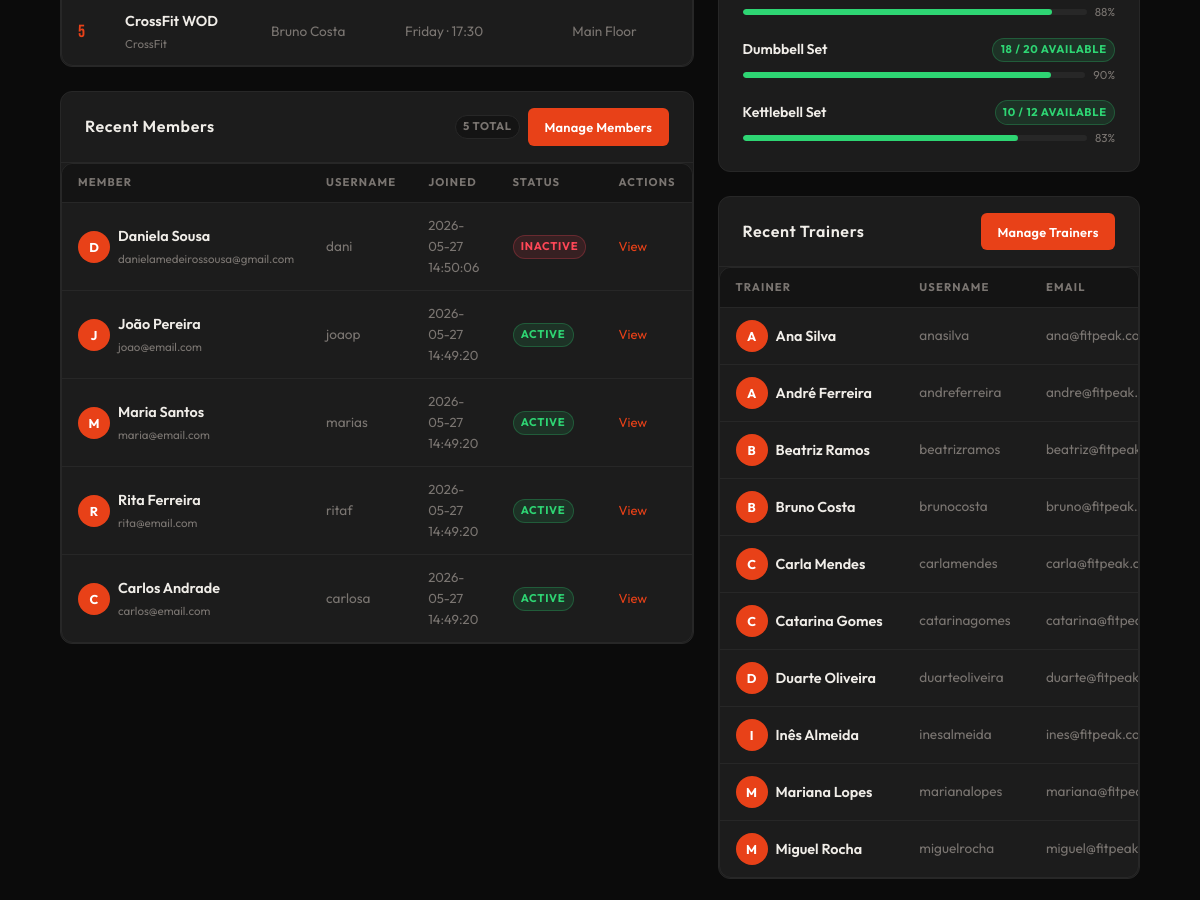
/admin/dashboard.php (signed in, middle part), run on an earlier commit of the app's database.
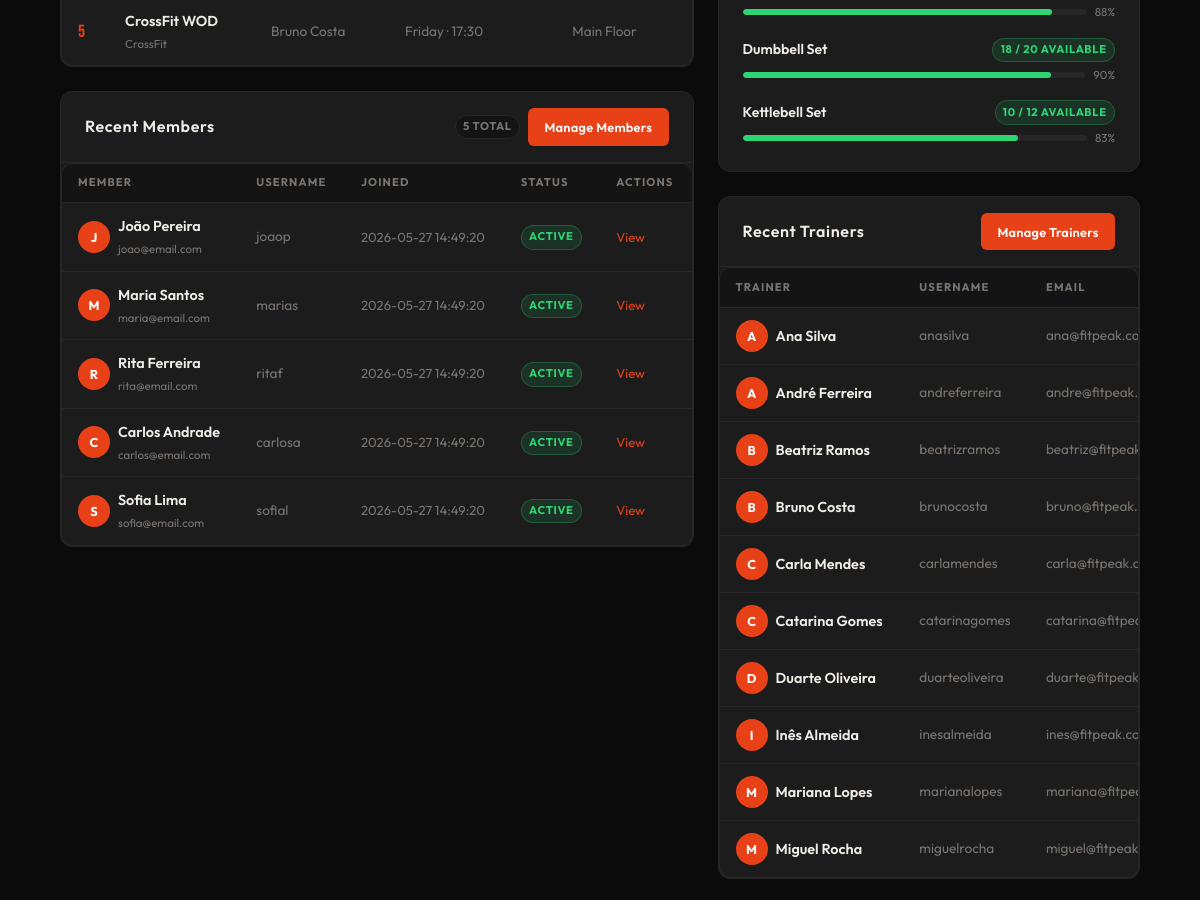
And on a later commit of the database.
### tables this page shows
CREATE TABLE class_schedules (
    id INTEGER PRIMARY KEY AUTOINCREMENT,
    class_id INTEGER NOT NULL,
    trainer_id INTEGER,
    day_of_week TEXT NOT NULL,   -- Monday, Tuesday, etc.
    start_time TEXT NOT NULL,
    location TEXT NOT NULL DEFAULT 'Studio A',
    capacity INTEGER NOT NULL DEFAULT 20,
    duration_min INTEGER NOT NULL DEFAULT 60,
    FOREIGN KEY(class_id) REFERENCES classes(id) ON DELETE CASCADE,
    FOREIGN KEY(trainer_id) REFERENCES users(id) ON DELETE SET NULL
);

CREATE TABLE users (
    id INTEGER PRIMARY KEY AUTOINCREMENT,
    name TEXT NOT NULL,
    username TEXT UNIQUE NOT NULL,
    email TEXT UNIQUE NOT NULL,
    password TEXT NOT NULL,
    role TEXT NOT NULL DEFAULT 'member' CHECK(role IN ('member','trainer','admin')),
    is_admin INTEGER NOT NULL DEFAULT 0,
    photo TEXT DEFAULT NULL,
    active INTEGER NOT NULL DEFAULT 1,
    created_at DATETIME DEFAULT CURRENT_TIMESTAMP
);

CREATE TABLE equipment (
    id INTEGER PRIMARY KEY AUTOINCREMENT,
    name TEXT NOT NULL,
    category_id INTEGER NOT NULL,
    quantity INTEGER NOT NULL DEFAULT 1,
    available INTEGER NOT NULL DEFAULT 1,
    status TEXT NOT NULL DEFAULT 'available' CHECK(status IN ('available','maintenance','unavailable')),
    notes TEXT,
    updated_at DATETIME DEFAULT CURRENT_TIMESTAMP,
    FOREIGN KEY(category_id) REFERENCES equipment_categories(id)
);

### db/admin.php (called while the page is built, shortened)
<?php
function getAdminStats($pdo) {
    $stmt = $pdo->prepare("SELECT COUNT(*) FROM users WHERE role = 'member' AND active = 1");
    $stmt->execute();
    $members = $stmt->fetchColumn();
    $stmt = $pdo->prepare("SELECT COUNT(*) FROM users WHERE role = 'trainer' AND active = 1");
    $stmt->execute();
    $trainers = $stmt->fetchColumn();
    $stmt = $pdo->prepare("SELECT COUNT(DISTINCT cs.id) FROM class_schedules cs JOIN classes c ON cs.class_id = c.id WHERE c.active = 1");
    $stmt->execute();
    $classes = $stmt->fetchColumn();
    $stmt = $pdo->prepare("SELECT COUNT(*) FROM equipment WHERE status IN ('maintenance', 'unavailable')");
    $stmt->execute();
    $equipmentIssues = $stmt->fetchColumn();
    return [
        'members' => $members,
        'trainers' => $trainers,
        'classes' => $classes,
        'equipment_issues' => $equipmentIssues
    ];
}
function getMembers($pdo) {
    $stmt = $pdo->prepare("SELECT id, name, username, email, created_at, active FROM users WHERE role = 'member' ORDER BY created_at DESC");
    $stmt->execute();
    return $stmt->fetchAll(PDO::FETCH_ASSOC);
}
function getTrainers($pdo) {
    $stmt = $pdo->prepare("SELECT id, name, username, email, active FROM users WHERE role = 'trainer' ORDER BY name");
    $stmt->execute();
    return $stmt->fetchAll(PDO::FETCH_ASSOC);
}
function getClasses($pdo) {
    $sql = "
        SELECT
            cs.id AS schedule_id,
            c.name AS class_name,
            ct.label AS class_type_label,
            u.name AS trainer_name,
            cs.day_of_week,
            cs.start_time,
            cs.location,
            (
                SELECT COUNT(*)
                FROM enrollments e
                JOIN class_sessions sess ON e.session_id = sess.id
                WHERE sess.schedule_id = cs.id
                  AND e.status = 'enrolled'
            ) AS enrolled_count
        FROM class_schedules cs
        JOIN classes c ON cs.class_id = c.id
        JOIN class_types ct ON c.class_type_id = ct.id
        LEFT JOIN users u ON cs.trainer_id = u.id
        WHERE c.active = 1
        ORDER BY enrolled_count DESC
        LIMIT 10
    ";
    $stmt = $pdo->prepare($sql);
    $stmt->execute();
    $results = $stmt->fetchAll(PDO::FETCH_ASSOC);
    $classes = [];
    foreach ($results as $row) {
        $classes[] = [
            'name' => $row['class_name'],
            'type' => $row['class_type_label'],
            'trainer_name' => $row['trainer_name'] ?? 'No trainer',
            'day_of_week' => $row['day_of_week'],
            'start_time' => $row['start_time'],
            'location' => $row['location']
        ];
    }
    return $classes;
}
function getEquipment($pdo) {
    $stmt = $pdo->prepare("
        SELECT
            e.id,
            e.name,
            e.quantity,
            e.available,
            e.status,
            e.notes,
            ec.label AS category
        FROM equipment e
        JOIN equipment_categories ec ON e.category_id = ec.id
        ORDER BY ec.label, e.name
    ");
    $stmt->execute();
    return $stmt->fetchAll(PDO::FETCH_ASSOC);
}
?>

### template/admin.php (the view)
<?php
function output_admin_member_row($member) { ?>
    <tr>
        <td>
            <div class="name-cell">
                <div class="avatar"><?= htmlspecialchars(strtoupper(substr($member['name'], 0, 1))) ?></div>
                <div class="name-cell-text">
                    <span class="name-main"><?= htmlspecialchars($member['name']) ?></span>
                    <span class="name-sub"><?= htmlspecialchars($member['email']) ?></span>
                </div>
            </div>
        </td>
        <td class="table-muted"><?= htmlspecialchars($member['username']) ?></td>
        <td class="table-muted table-small"><?= htmlspecialchars($member['created_at']) ?></td>
        <td><?= $member['active'] ? '<span class="badge badge-success">Active</span>' : '<span class="badge badge-danger">Inactive</span>' ?></td>
        <td class="table-small"><a href="members.php" class="action-link">View</a></td>
    </tr>
<?php }
function output_admin_class_row($class, $index) { ?>
    <tr>
        <td><span class="rank-num"><?= $index + 1 ?></span></td>
        <td>
            <div class="name-cell-text">
                <span class="name-main"><?= htmlspecialchars($class['name']) ?></span>
                <span class="name-sub"><?= htmlspecialchars($class['type'] ?? '') ?></span>
            </div>
        </td>
        <td class="table-muted"><?= htmlspecialchars($class['trainer_name'] ?? 'No trainer') ?></td>
        <td class="table-muted"><?= htmlspecialchars($class['day_of_week'] ?? '') ?> · <?= htmlspecialchars($class['start_time'] ?? '') ?></td>
        <td class="table-muted"><?= htmlspecialchars($class['location'] ?? '') ?></td>
    </tr>
<?php }
function output_admin_trainer_row($trainer) { ?>
    <tr>
        <td>
            <div class="name-cell">
                <div class="avatar"><?= htmlspecialchars(strtoupper(substr($trainer['name'], 0, 1))) ?></div>
                <span class="name-main"><?= htmlspecialchars($trainer['name']) ?></span>
            </div>
        </td>
        <td class="table-muted"><?= htmlspecialchars($trainer['username']) ?></td>
        <td class="table-muted"><?= htmlspecialchars($trainer['email']) ?></td>
    </tr>
<?php }
function output_admin_equipment_item($item) {
    $percentage = $item['quantity'] > 0 ? round(($item['available'] / $item['quantity']) * 100) : 0;
    $percentage = max(0, min(100, $percentage));
    $widthClass = 'progress-w-' . (round($percentage / 10) * 10);
    $badgeClass = 'badge-success';
    $fillClass = '';
    if ($percentage < 50) {
        $badgeClass = 'badge-danger';
        $fillClass = 'low';
    } elseif ($percentage < 75) {
        $badgeClass = 'badge-warning';
        $fillClass = 'mid';
    }
    ?>
    <div class="equip-item">
        <div class="equip-row">
            <span class="equip-name"><?= htmlspecialchars($item['name']) ?></span>
            <span class="badge <?= $badgeClass ?>"><?= (int)$item['available'] ?> / <?= (int)$item['quantity'] ?> available</span>
        </div>
        <div class="equip-prog">
            <div class="progress-bar">
                <div class="progress-fill <?= $fillClass ?> <?= $widthClass ?>"></div>
            </div>
            <span class="equip-percentage"><?= $percentage ?>%</span>
        </div>
    </div>
<?php }

### includes/header.php (shortened to what this page needs)
<?php
if (!function_exists('output_header')) {
    function output_header($pageCss) {
?>
<!DOCTYPE html>
<html lang="en">
<head>
    <link rel="stylesheet" href="../css/base.css">
    <link rel="stylesheet" href="../css/components.css">
    <link rel="stylesheet" href="../css/pages/<?= htmlspecialchars($pageCss) ?>">
</head>
<body>
<?php
    }
}
?>

### admin/dashboard.php (shortened to what this page needs)
<?php
require_once '../includes/header.php';
require_once '../includes/footer.php';
require_once '../db/admin.php';
require_once '../template/admin.php';
$pdo = getDatabaseConnection();
$stats = getAdminStats($pdo);
$members = getMembers($pdo);
$trainers = getTrainers($pdo);
$classes = getClasses($pdo);
$equipment = getEquipment($pdo);
output_header('admin-dashboard.css');
?>
<main class="main">
    <div class="dashboard-content">
        <div class="dash-layout">
            <div class="dash-col">
                <div class="card">
                    <div class="table-wrap">
                        <table>
                            <tbody>
                                <?php
                                $topClasses = array_slice($classes, 0, 5);
                                foreach ($topClasses as $i => $c) output_admin_class_row($c, $i);
                                ?>
                            </tbody>
                        </table>
                    </div>
                </div>
                <div class="card">
                    <div class="card-head">
                        <h2 class="card-title">Recent Members</h2>
                        <div class="card-head-actions">
                            <span class="badge badge-muted"><?= $stats['members'] ?> total</span>
                            <a href="members.php" class="main-button btn-sm">Manage Members</a>
                        </div>
                    </div>
                    <div class="table-wrap">
                        <table>
                            <thead>
                                <tr><th>Member</th><th>Username</th><th>Joined</th><th>Status</th><th>Actions</th></tr>
                            </thead>
                            <tbody>
                                <?php
                                $recentMembers = array_slice($members, 0, 5);
                                foreach ($recentMembers as $m) output_admin_member_row($m);
                                ?>
                            </tbody>
                        </table>
                    </div>
                </div>
            </div>
            <div class="dash-col">
                <div class="card">
                    <div class="card-body">
                        <div class="equip-list">
                            <?php
                            $limitedEquipment = array_slice($equipment, 0, 10);
                            foreach ($limitedEquipment as $e) output_admin_equipment_item($e);
                            ?>
                        </div>
                    </div>
                </div>
                <div class="card">
                    <div class="card-head">
                        <h2 class="card-title">Recent Trainers</h2>
                        <a href="trainers.php" class="main-button btn-sm">Manage Trainers</a>
                    </div>
                    <div class="table-wrap">
                        <table>
                            <thead><tr><th>Trainer</th><th>Username</th><th>Email</th></tr></thead>
                            <tbody>
                                <?php
                                $recentTrainers = array_slice($trainers, 0, 10);
                                foreach ($recentTrainers as $t) output_admin_trainer_row($t);
                                ?>
                            </tbody>
                        </table>
                    </div>
                </div>
            </div>
        </div>
    </div>
</main>
<?php output_footer('../admin/'); ?>

### includes/footer.php (shortened to what this page needs)
<?php
function output_footer($basePath = '') {
?>
    </body>
    </html>
<?php } ?>

### css/base.css (style rules this page uses)
:root { --bg: #0b0b0b; --surface: #141414; --card: #1c1c1c; --border: #272727; --accent: #e84118; --accent-glow: rgba(232, 65, 24, 0.28); --text: #f0ede8; --muted: #7a7571; --success: #2ed573; --warning: #ffa502; --danger: #ff4757; --info: #1e90ff; --ff-display: 'Bebas Neue', sans-serif; --ff-body: 'Outfit', sans-serif; --sp-xs: 0.25rem; --sp-sm: 0.5rem; --sp-md: 1rem; --sp-lg: clamp(1rem, 3vw, 1.5rem); --sp-xl: clamp(1.5rem, 5vw, 2.5rem); --sp-2xl: clamp(2rem, 7vw, 4rem); --nav-h: 60px; --r-sm: 6px; --r-md: 12px; --r-pill: 999px; --touch: 44px; --max-w: 1200px; --shadow-a: 0 0 24px var(--accent-glow); --t: 0.22s cubic-bezier(0.4, 0, 0.2, 1); }
*, *::before, *::after { box-sizing: border-box; margin: 0; padding: 0; }
html { font-size: 16px; scroll-behavior: smooth; -webkit-text-size-adjust: 100%; }
body { font-family: var(--ff-body); background: var(--bg); color: var(--text); line-height: 1.6; min-height: 100dvh; display: flex; flex-direction: column; overflow-x: hidden; }
a { color: inherit; text-decoration: none; }
h1, h2, h3, h4, h5, h6 { font-family: var(--ff-display); letter-spacing: 0.04em; line-height: 1.1; font-weight: 400; }
h2 { font-size: clamp(1.6rem, 5vw, 3rem); }
.main { flex: 1; padding-top: var(--nav-h); }

### css/components.css (style rules this page uses)
.main-button, .secondary-button { display: inline-flex; align-items: center; justify-content: center; gap: 0.4em; min-height: var(--touch); border-radius: var(--r-sm); font-family: var(--ff-body); font-size: 0.95rem; font-weight: 600; letter-spacing: 0.02em; white-space: nowrap; cursor: pointer; transition: all var(--t); }
.main-button { background: var(--accent); color: #fff; border: 2px solid transparent; padding: 0.85rem 2rem; }
.badge { display: inline-flex; align-items: center; padding: 0.2em 0.65em; border-radius: var(--r-pill); font-size: 0.7rem; font-weight: 700; letter-spacing: 0.06em; text-transform: uppercase; white-space: nowrap; border: 1px solid transparent; }
.badge-success { background: rgba(46, 213, 115, .12); color: var(--success); border-color: rgba(46, 213, 115, .25); }
.badge-muted { background: var(--surface); color: var(--muted); border-color: var(--border); }
.card { background: var(--card); border: 1px solid var(--border); border-radius: var(--r-md); overflow: hidden; }
.card-head { padding: var(--sp-sm) var(--sp-md); border-bottom: 1px solid var(--border); display: flex; align-items: center; justify-content: space-between; flex-wrap: wrap; gap: var(--sp-sm); }
.card-body { padding: var(--sp-md); }
.table-wrap { overflow-x: auto; -webkit-overflow-scrolling: touch; border-radius: var(--r-md); border: 1px solid var(--border); }
table { width: 100%; border-collapse: collapse; font-size: 0.875rem; min-width: 480px; }
thead th { background: var(--surface); padding: 0.65rem 1rem; text-align: left; font-size: 0.7rem; font-weight: 700; text-transform: uppercase; letter-spacing: 0.1em; color: var(--muted); border-bottom: 1px solid var(--border); white-space: nowrap; }
tbody tr { border-bottom: 1px solid var(--border); transition: background var(--t); }
tbody tr:last-child { border-bottom: none; }
tbody td { padding: 0.75rem 1rem; vertical-align: middle; }
.progress-bar { flex: 1; height: 6px; background: var(--border); border-radius: 3px; overflow: hidden; }
.progress-fill { height: 100%; border-radius: 3px; background: var(--success); }
.avatar { width: 32px; height: 32px; border-radius: 50%; display: inline-flex; align-items: center; justify-content: center; font-size: 0.8rem; font-weight: 700; color: #fff; flex-shrink: 0; background: var(--accent); }
.btn-sm { padding: 0.4rem 0.9rem; font-size: 0.8rem; min-height: 36px; }
@media (min-width: 480px) { .card-head { padding: var(--sp-md) var(--sp-lg); } }
@media (min-width: 480px) { .card-body { padding: var(--sp-lg); } }
.badge-danger { background: rgba(255, 71, 87, .12); color: var(--danger); border-color: rgba(255, 71, 87, .25); }

What changed in the data, as far as the page shows it:
removed users: name "D", name "Daniela Sousa", email "danielamedeirossousa@gmail.com", username "dani", created_at "2026-05-27 14:50:06", active "INACTIVE", shown under "Recent Members"
now on this page (row unchanged): users: name "S", name "Sofia Lima", email "sofia@email.com", username "sofial", created_at "2026-05-27 14:49:20", active "ACTIVE", shown under "Recent Members"
